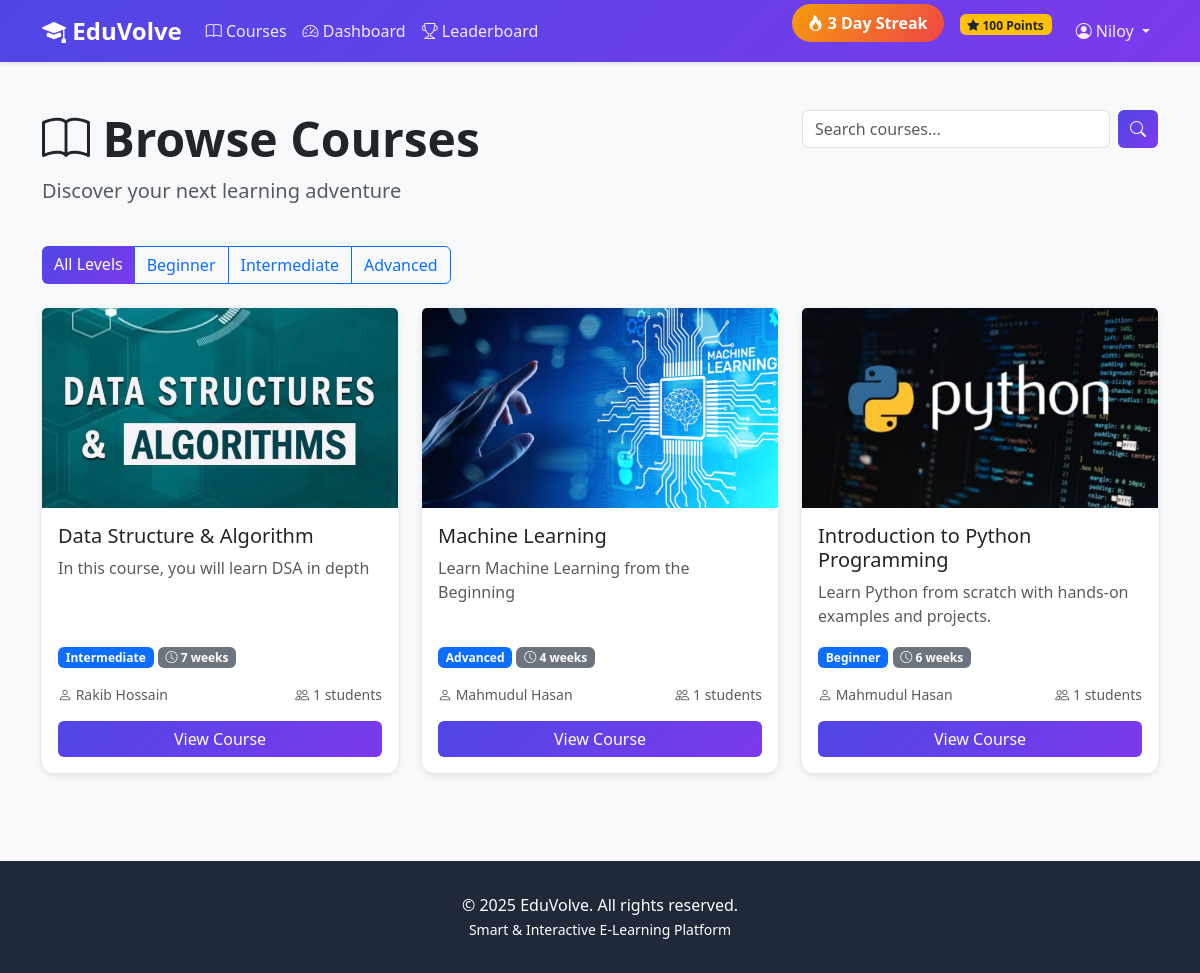
Screenshot of /courses/ (signed in) with the database file from the repository.
### accounts/models.py (models this page shows, shortened)
class User(AbstractUser):
    class Role(models.TextChoices):
        ADMIN = 'ADMIN', 'Admin'
        INSTRUCTOR = 'INSTRUCTOR', 'Instructor'
        STUDENT = 'STUDENT', 'Student'
    role = models.CharField(
        max_length=20,
        choices=Role.choices,
        default=Role.STUDENT
    )
    bio = models.TextField(blank=True, null=True)
    profile_picture = models.ImageField(
        upload_to='profiles/',
        blank=True,
        null=True
    )
    phone = models.CharField(max_length=15, blank=True, null=True)
    date_of_birth = models.DateField(blank=True, null=True)
    total_points = models.IntegerField(default=0, validators=[MinValueValidator(0)])
    current_streak = models.IntegerField(default=0, validators=[MinValueValidator(0)])
    longest_streak = models.IntegerField(default=0, validators=[MinValueValidator(0)])
    last_activity_date = models.DateField(blank=True, null=True)
    created_at = models.DateTimeField(auto_now_add=True)
    updated_at = models.DateTimeField(auto_now=True)
    class Meta:
        ordering = ['-date_joined']
    def is_student(self):
        return self.role == self.Role.STUDENT

### courses/models.py (models this page shows, shortened)
class Course(models.Model):
    class Level(models.TextChoices):
        BEGINNER = 'BEGINNER', 'Beginner'
        INTERMEDIATE = 'INTERMEDIATE', 'Intermediate'
        ADVANCED = 'ADVANCED', 'Advanced'
    title = models.CharField(max_length=200)
    description = models.TextField()
    instructor = models.ForeignKey(
        User,
        on_delete=models.CASCADE,
        related_name='courses_taught',
        limit_choices_to={'role': 'INSTRUCTOR'}
    )
    thumbnail = models.ImageField(upload_to='course_thumbnails/', blank=True, null=True)
    level = models.CharField(max_length=20, choices=Level.choices, default=Level.BEGINNER)
    duration_weeks = models.IntegerField(default=4, validators=[MinValueValidator(1)])
    is_published = models.BooleanField(default=False)
    created_at = models.DateTimeField(auto_now_add=True)
    updated_at = models.DateTimeField(auto_now=True)
    class Meta:
        ordering = ['-created_at']
    def get_enrolled_count(self):
        return self.enrollments.filter(is_active=True).count()

### courses/views.py (the view)
# urls.py: path('', views.course_list, name='course_list'),
@login_required
def course_list(request):
    courses = Course.objects.filter(
        is_published=True).select_related('instructor')
    search_query = request.GET.get('search', '')
    if search_query:
        courses = courses.filter(
            Q(title__icontains=search_query) |
            Q(description__icontains=search_query)
        )
    level = request.GET.get('level', '')
    if level:
        courses = courses.filter(level=level)
    context = {
        'courses': courses,
        'search_query': search_query,
        'level': level,
    }
    return render(request, 'courses/course_list.html', context)

### templates/courses/course_list.html (shortened to what this page needs)
{% extends 'base.html' %}
{% block content %}
<div class="container my-5">
    <div class="row mb-4">
        <div class="col-md-8">
            <h1 class="display-5 fw-bold">
                <i class="bi bi-book"></i> Browse Courses
            </h1>
            <p class="lead text-muted">Discover your next learning adventure</p>
        </div>
        <div class="col-md-4">
            <form method="get" class="d-flex">
                <input type="text" name="search" class="form-control me-2" placeholder="Search courses..." value="{{ search_query }}">
                <button type="submit" class="btn btn-primary">
                    <i class="bi bi-search"></i>
                </button>
            </form>
        </div>
    </div>
    <div class="row mb-4">
        <div class="col-12">
            <div class="btn-group" role="group">
                <a href="?level=" class="btn {% if not level %}btn-primary{% else %}btn-outline-primary{% endif %}">
                    All Levels
                </a>
                <a href="?level=BEGINNER" class="btn {% if level == 'BEGINNER' %}btn-primary{% else %}btn-outline-primary{% endif %}">
                    Beginner
                </a>
                <a href="?level=INTERMEDIATE" class="btn {% if level == 'INTERMEDIATE' %}btn-primary{% else %}btn-outline-primary{% endif %}">
                    Intermediate
                </a>
                <a href="?level=ADVANCED" class="btn {% if level == 'ADVANCED' %}btn-primary{% else %}btn-outline-primary{% endif %}">
                    Advanced
                </a>
            </div>
        </div>
    </div>
    <div class="row">
        {% for course in courses %}
        <div class="col-md-6 col-lg-4 mb-4">
            <div class="card h-100">
                {% if course.thumbnail %}
                <img src="{{ course.thumbnail.url }}" class="card-img-top" alt="{{ course.title }}" style="height: 200px; object-fit: cover;">
                {% else %}
                <div class="bg-gradient text-white p-5 text-center" style="background: linear-gradient(135deg, #4f46e5, #7c3aed); height: 200px;">
                    <i class="bi bi-book display-1"></i>
                </div>
                {% endif %}
                <div class="card-body d-flex flex-column">
                    <h5 class="card-title">{{ course.title }}</h5>
                    <p class="card-text text-muted flex-grow-1">
                        {{ course.description|truncatewords:20 }}
                    </p>
                    <div class="mb-3">
                        <span class="badge bg-primary">{{ course.get_level_display }}</span>
                        <span class="badge bg-secondary">
                            <i class="bi bi-clock"></i> {{ course.duration_weeks }} weeks
                        </span>
                    </div>
                    <div class="d-flex justify-content-between align-items-center mb-3">
                        <small class="text-muted">
                            <i class="bi bi-person"></i> {{ course.instructor.get_full_name|default:course.instructor.username }}
                        </small>
                        <small class="text-muted">
                            <i class="bi bi-people"></i> {{ course.get_enrolled_count }} students
                        </small>
                    </div>
                    <a href="{% url 'courses:course_detail' course.id %}" class="btn btn-primary w-100">
                        View Course
                    </a>
                </div>
            </div>
        </div>
        {% endfor %}
    </div>
</div>
{% endblock %}

### templates/base.html (shortened to what this page needs)
<!DOCTYPE html>
<html lang="en">
<head>
    <link href="https://cdn.jsdelivr.net/npm/bootstrap@5.3.0/dist/css/bootstrap.min.css" rel="stylesheet">
    <link rel="stylesheet" href="https://cdn.jsdelivr.net/npm/bootstrap-icons@1.10.0/font/bootstrap-icons.css">
</head>
<body>
    <nav class="navbar navbar-expand-lg navbar-dark">
        <div class="container">
            <a class="navbar-brand" href="{% url 'home' %}">
                <i class="bi bi-mortarboard-fill"></i> EduVolve
            </a>
            <div class="collapse navbar-collapse" id="navbarNav">
                <ul class="navbar-nav me-auto">
                    <li class="nav-item">
                        <a class="nav-link" href="{% url 'courses:course_list' %}">
                            <i class="bi bi-book"></i> Courses
                        </a>
                    </li>
                    {% if user.is_authenticated %}
                        <li class="nav-item">
                            <a class="nav-link" href="{% url 'courses:dashboard' %}">
                                <i class="bi bi-speedometer2"></i> Dashboard
                            </a>
                        </li>
                        {% if user.is_student %}
                        <li class="nav-item">
                            <a class="nav-link" href="{% url 'accounts:leaderboard' %}">
                                <i class="bi bi-trophy"></i> Leaderboard
                            </a>
                        </li>
                        {% endif %}
                    {% endif %}
                </ul>
                <ul class="navbar-nav">
                    {% if user.is_authenticated %}
                        {% if user.is_student %}
                        <li class="nav-item me-3">
                            <span class="streak-badge">
                                <i class="bi bi-fire"></i> {{ user.current_streak }} Day Streak
                            </span>
                        </li>
                        <li class="nav-item me-3">
                            <span class="badge bg-warning text-dark">
                                <i class="bi bi-star-fill"></i> {{ user.total_points }} Points
                            </span>
                        </li>
                        {% endif %}
                        <li class="nav-item dropdown">
                            <a class="nav-link dropdown-toggle" href="#" id="navbarDropdown" role="button" data-bs-toggle="dropdown">
                                <i class="bi bi-person-circle"></i> {{ user.username }}
                            </a>
                        </li>
                    {% endif %}
                </ul>
            </div>
        </div>
    </nav>
    <main>
        {% block content %}{% endblock %}
    </main>
    <footer class="footer">
        <div class="container text-center">
            <p class="mb-0">&copy; 2025 EduVolve. All rights reserved.</p>
            <p class="mb-0">
                <small>Smart & Interactive E-Learning Platform</small>
            </p>
        </div>
    </footer>
</body>
</html>

### templates/base.html (style rules this page uses)
:root { --primary-color: #4f46e5; --secondary-color: #7c3aed; --success-color: #10b981; --danger-color: #ef4444; --warning-color: #f59e0b; }
body { font-family: 'Segoe UI', Tahoma, Geneva, Verdana, sans-serif; background-color: #f8f9fa; }
.navbar { background: linear-gradient(135deg, var(--primary-color), var(--secondary-color)); box-shadow: 0 2px 4px rgba(0,0,0,0.1); position: relative; z-index: 1030; }
.navbar-brand { font-size: 1.5rem; font-weight: bold; color: white !important; }
.nav-link { color: rgba(255,255,255,0.9) !important; transition: color 0.3s; }
.btn-primary { background: linear-gradient(135deg, var(--primary-color), var(--secondary-color)); border: none; }
.card { border: none; border-radius: 12px; box-shadow: 0 2px 8px rgba(0,0,0,0.1); transition: transform 0.3s, box-shadow 0.3s; }
.streak-badge { background: linear-gradient(135deg, #f59e0b, #ef4444); color: white; padding: 0.5rem 1rem; border-radius: 20px; font-weight: bold; }
.footer { background-color: #1f2937; color: white; padding: 2rem 0; margin-top: 4rem; }

### rows the page displays
User: current_streak "3", total_points "100", username "Niloy"
Course: thumbnail (picture), title "Data Structure & Algorithm", description "In this course, you will learn DSA in depth", level "Intermediate", duration_weeks "7", instructor.get_full_name "Rakib Hossain", get_enrolled_count "1"
Course: thumbnail (picture), title "Machine Learning", description "Learn Machine Learning from the Beginning", level "Advanced", duration_weeks "4", instructor.get_full_name "Mahmudul Hasan", get_enrolled_count "1"
Course: thumbnail (picture), title "Introduction to Python Programming", description "Learn Python from scratch with hands-on examples and projects.", level "Beginner", duration_weeks "6", instructor.get_full_name "Mahmudul Hasan", get_enrolled_count "1"
